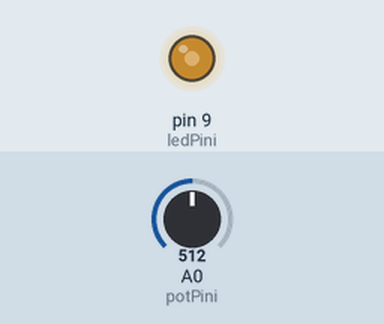
Recording of a sketch running on a simulated Arduino Uno, built with avr-gcc and run on an emulated ATmega328P. Shown: output pins drawn as LEDs (lit = HIGH). Inputs (shaded band) come from the test bench; at power-on: A0 (potPini) = 512.

Above: at 1.2 s.
1.3 s: A0 (potPini) set to 306
At 1.6 s:
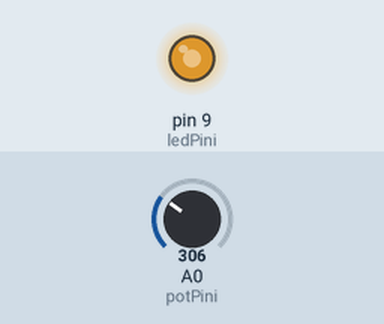
2.8 s: A0 (potPini) set to 122
At 4.0 s:
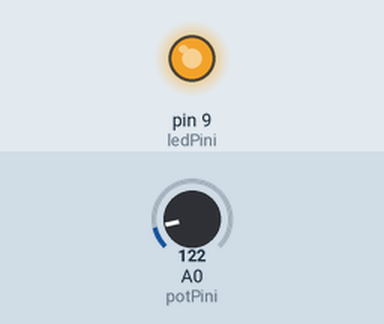
4.3 s: A0 (potPini) set to 900
At 5.1 s:
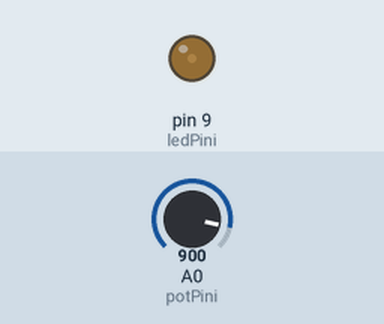
5.8 s: A0 (potPini) set to 1023
At 6.5 s:
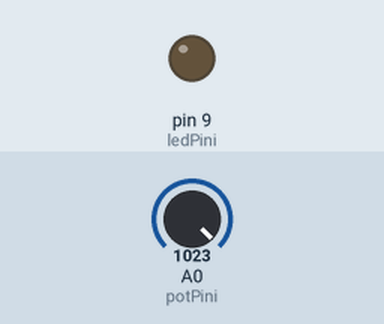
7.3 s: A0 (potPini) set to 511
At 8.6 s:
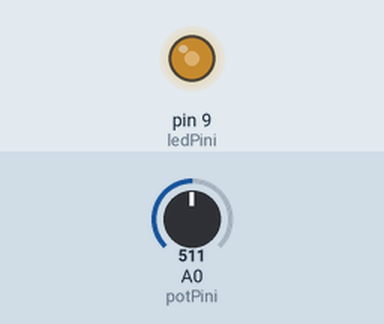
Timing chart, 0 to 9.8 s (numbered marks = the images above; inputs shaded):
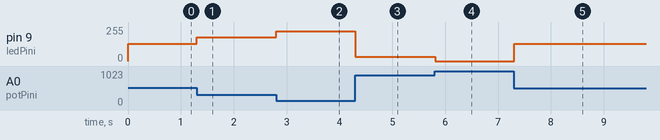

The sketch:

p05_ters_parlaklik.ino
```cpp
const byte potPini = A0;
const byte ledPini = 9;
const int okumaEnAz = 0;
const int okumaEnCok = 1023;
const byte parlaklikEnAz = 0;
const byte parlaklikEnCok = 255;
const byte beklemeMs = 10;

void setup() {
  pinMode(ledPini, OUTPUT);
}

void loop() {
  int okuma = analogRead(potPini);
  int parlaklik = map(okuma, okumaEnAz, okumaEnCok,
    parlaklikEnAz, parlaklikEnCok);
  analogWrite(ledPini, parlaklikEnCok - parlaklik);
  delay(beklemeMs);
}
```

Measured:
- after the input at 1.3 s, pin 9 (ledPini): 128/255 → 179/255 at once
- after the input at 2.8 s, pin 9 (ledPini): 179/255 → 225/255 at once
- after the input at 4.3 s, pin 9 (ledPini): 225/255 → 31/255 at once
- after the input at 5.8 s, pin 9 (ledPini): 31/255 → 0/255 at once
- after the input at 7.3 s, pin 9 (ledPini): 0/255 → 128/255 at once
